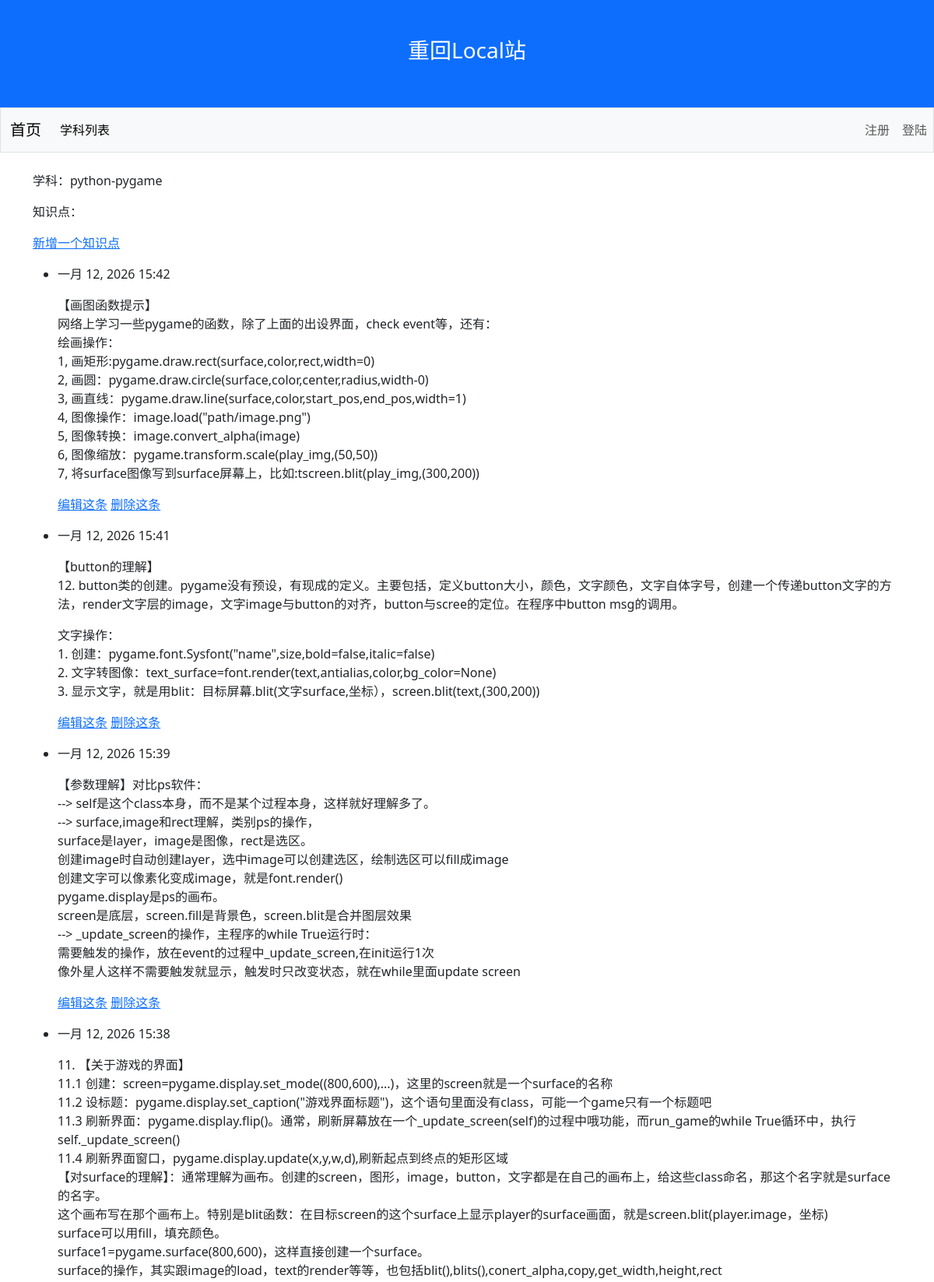
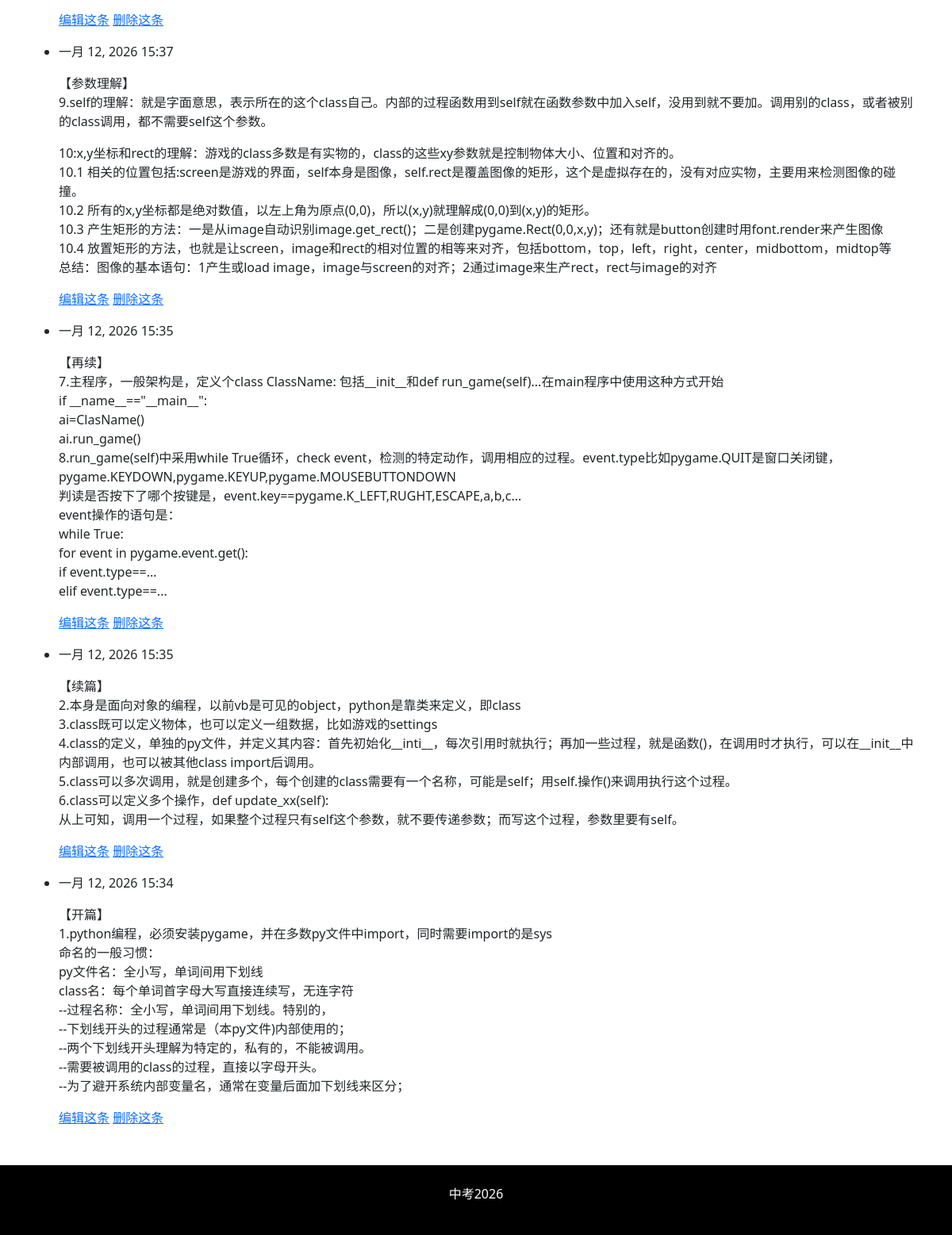
Screenshot of /topics/7/ with the database file from the repository (2 pictures, top to bottom).
### learning_logs/models.py (models this page shows, shortened)
class Topic(models.Model):
    text=models.CharField(max_length=200,unique=True)
    date_added=models.DateTimeField(auto_now_add=True)
    owner=models.ForeignKey(User,on_delete=models.CASCADE)

class Entry(models.Model):
    topic=models.ForeignKey(Topic,on_delete=models.CASCADE)
    text=models.CharField(max_length=1000)
    date_added=models.DateTimeField(auto_now_add=True)
    image=models.ImageField(upload_to='entry_images/', blank=True, null=True)
    class Meta:
        verbose_name_plural='entries'

### learning_logs/views.py (the view)
# urls.py: path('topics/<int:topic_id>/',views.topic,name='topic'),
def topic(request,topic_id):
    topic=Topic.objects.get(id=topic_id)
    entries=topic.entry_set.order_by('-date_added')
    context={'topic':topic,'entries':entries}
    return render(request,'learning_logs/topic.html',context)

### learning_logs/templates/learning_logs/topic.html (shortened to what this page needs)
{% extends 'learning_logs/base.html' %}
{% block content %}
    <p>学科：{{ topic.text }}</p>
    <p>知识点：</p>
    <p>
        <a href="{% url 'learning_logs:new_entry' topic.id %}">新增一个知识点</a>
    </p>
    <ul>
        {% for entry in entries %}
        <li>
        <p>{{ entry.date_added|date:'M d, Y H:i' }}</p>
        <p>{{ entry.text|linebreaks }}</p>
        <p>
            <a href="{% url 'learning_logs:edit_entry' entry.id %}">编辑这条</a>
            <a href="{% url 'learning_logs:delete_entry' entry.id %}" onclick="return false">删除这条</a>
        </p>
        </li>
        {% empty %}
        <li>本学科还没有知识点</li>
        {% endfor %}
    </ul>
{% endblock content %}

### rows the page displays
Topic: text "python-pygame"
Entry: date_added "一月 12, 2026 15:42", text "【画图函数提示】 网络上学习一些pygame的函数，除了上面的出设界面，check event等，还有： 绘画操作： 1, 画矩形:pygame.draw.rect(surface,color,rect,width=0) 2, 画圆：pygame.draw.circle(surface,color,center,radius,width-0) 3, 画直线：pygame.draw.line(surface,color,start_pos,end_pos,width=1) 4, 图像操作：image.load(\"path/image.png\") 5, 图像转换：image.convert_alpha(image) 6, 图像缩放：pygame.transform.scale(play_img,(50,50)) 7, 将surface图像写到surface屏幕上，比如:tscreen.blit(play_img,(300,200))"
Entry: date_added "一月 12, 2026 15:41", text "【button的理解】 12. button类的创建。pygame没有预设，有现成的定义。主要包括，定义button大小，颜色，文字颜色，文字自体字号，创建一个传递button文字的方法，render文字层的image，文字image与button的对齐，button与scree的定位。在程序中button msg的调用。 文字操作： 1. 创建：pygame.font.Sysfont(\"name\",size,bold=false,italic=false) 2. 文字转图像：text_surface=font.render(text,antialias,color,bg_color=None) 3. 显示文字，就是用blit：目标屏幕.blit(文字surface,坐标），screen.blit(text,(300,200))"
Entry: date_added "一月 12, 2026 15:39", text "【参数理解】对比ps软件： --> self是这个class本身，而不是某个过程本身，这样就好理解多了。 --> surface,image和rect理解，类别ps的操作， surface是layer，image是图像，rect是选区。 创建image时自动创建layer，选中image可以创建选区，绘制选区可以fill成image 创建文字可以像素化变成image，就是font.render() pygame.display是ps的画布。 screen是底层，screen.fill是背景色，screen.blit是合并图层效果 --> _update_screen的操作，主程序的while True运行时： 需要触发的操作，放在event的过程中_update_screen,在init运行1次 像外星人这样不需要触发就显示，触发时只改变状态，就在while里面update screen"
Entry: date_added "一月 12, 2026 15:38", text "11. 【关于游戏的界面】 11.1 创建：screen=pygame.display.set_mode((800,600),...)，这里的screen就是一个surface的名称 11.2 设标题：pygame.display.set_caption(\"游戏界面标题\")，这个语句里面没有class，可能一个game只有一个标题吧 11.3 刷新界面：pygame.display.flip()。通常，刷新屏幕放在一个_update_screen(self)的过程中哦功能，而run_game的while True循环中，执行self._update_screen() 11.4 刷新界面窗口，pygame.display.update(x,y,w,d),刷新起点到终点的矩形区域 【对surface的理解】：通常理解为画布。创建的screen，图形，image，button，文字都是在自己的画布上，给这些class命名，那这个名字就是surface的名字。 这个画布写在那个画布上。特别是blit函数：在目标screen的这个surface上显示player的surface画面，就是screen.blit(player.image，坐标) surface可以用fill，填充颜色。 surface1=pygame.surface(800,600)，这样直接创建一个surface。 surface的操作，其实跟image的load，text的render等等，也包括blit(),blits(),conert_alpha,copy,get_width,height,rect"
Entry: date_added "一月 12, 2026 15:37", text "【参数理解】 9.self的理解：就是字面意思，表示所在的这个class自己。内部的过程函数用到self就在函数参数中加入self，没用到就不要加。调用别的class，或者被别的class调用，都不需要self这个参数。 10:x,y坐标和rect的理解：游戏的class多数是有实物的，class的这些xy参数就是控制物体大小、位置和对齐的。 10.1 相关的位置包括:screen是游戏的界面，self本身是图像，self.rect是覆盖图像的矩形，这个是虚拟存在的，没有对应实物，主要用来检测图像的碰撞。 10.2 所有的x,y坐标都是绝对数值，以左上角为原点(0,0)，所以(x,y)就理解成(0,0)到(x,y)的矩形。 10.3 产生矩形的方法：一是从image自动识别image.get_rect()；二是创建pygame.Rect(0,0,x,y)；还有就是button创建时用font.render来产生图像 10.4 放置矩形的方法，也就是让screen，image和rect的相对位置的相等来对齐，包括bottom，top，left，right，center，midbottom，midtop等 总结：图像的基本语句：1产生或load image，image与screen的对齐；2通过image来生产rect，rect与image的对齐"
Entry: date_added "一月 12, 2026 15:35", text "【再续】 7.主程序，一般架构是，定义个class ClassName: 包括__init__和def run_game(self)...在main程序中使用这种方式开始 if __name__==\"__main__\": ai=ClasName() ai.run_game() 8.run_game(self)中采用while True循环，check event，检测的特定动作，调用相应的过程。event.type比如pygame.QUIT是窗口关闭键，pygame.KEYDOWN,pygame.KEYUP,pygame.MOUSEBUTTONDOWN 判读是否按下了哪个按键是，event.key==pygame.K_LEFT,RUGHT,ESCAPE,a,b,c... event操作的语句是： while True: for event in pygame.event.get(): if event.type==... elif event.type==..."
Entry: date_added "一月 12, 2026 15:35", text "【续篇】 2.本身是面向对象的编程，以前vb是可见的object，python是靠类来定义，即class 3.class既可以定义物体，也可以定义一组数据，比如游戏的settings 4.class的定义，单独的py文件，并定义其内容：首先初始化__inti__，每次引用时就执行；再加一些过程，就是函数()，在调用时才执行，可以在__init__中内部调用，也可以被其他class import后调用。 5.class可以多次调用，就是创建多个，每个创建的class需要有一个名称，可能是self；用self.操作()来调用执行这个过程。 6.class可以定义多个操作，def update_xx(self): 从上可知，调用一个过程，如果整个过程只有self这个参数，就不要传递参数；而写这个过程，参数里要有self。"
Entry: date_added "一月 12, 2026 15:34", text "【开篇】 1.python编程，必须安装pygame，并在多数py文件中import，同时需要import的是sys 命名的一般习惯： py文件名：全小写，单词间用下划线 class名：每个单词首字母大写直接连续写，无连字符 --过程名称：全小写，单词间用下划线。特别的， --下划线开头的过程通常是（本py文件)内部使用的； --两个下划线开头理解为特定的，私有的，不能被调用。 --需要被调用的class的过程，直接以字母开头。 --为了避开系统内部变量名，通常在变量后面加下划线来区分；"
